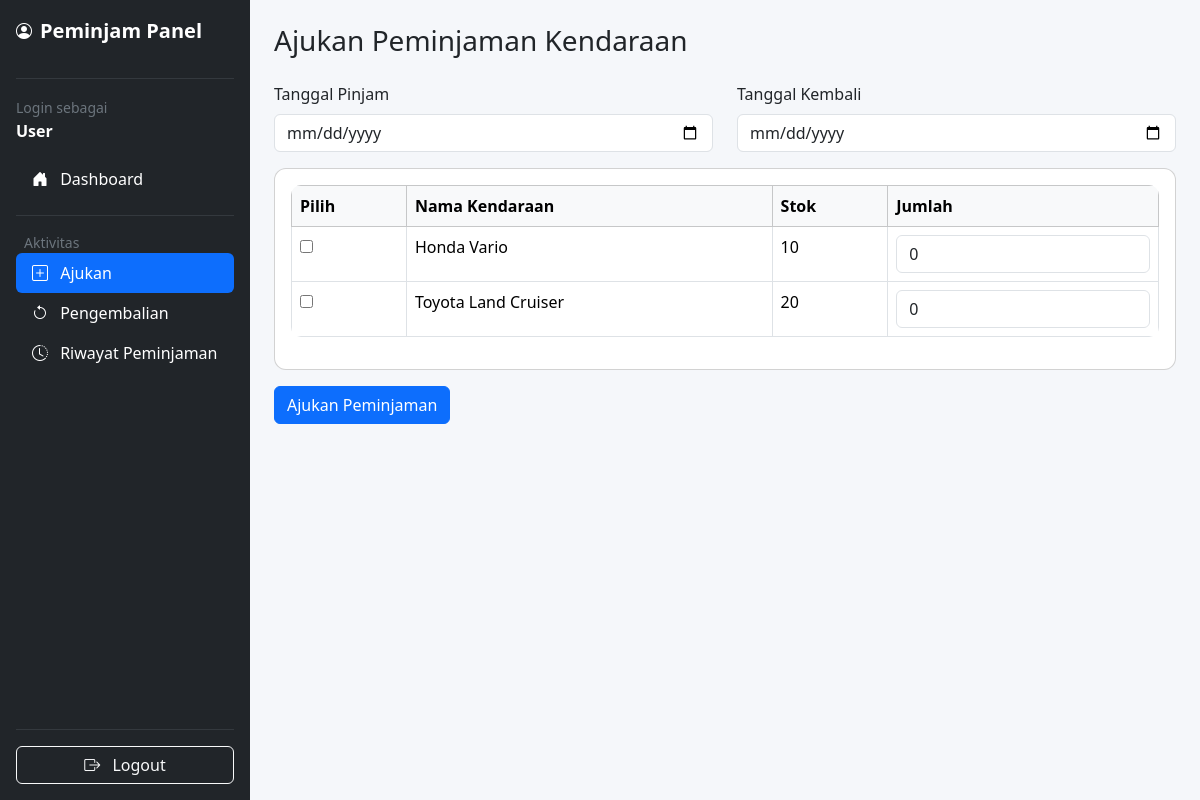
The app's page /peminjam/ajukan.php (signed in), older data.
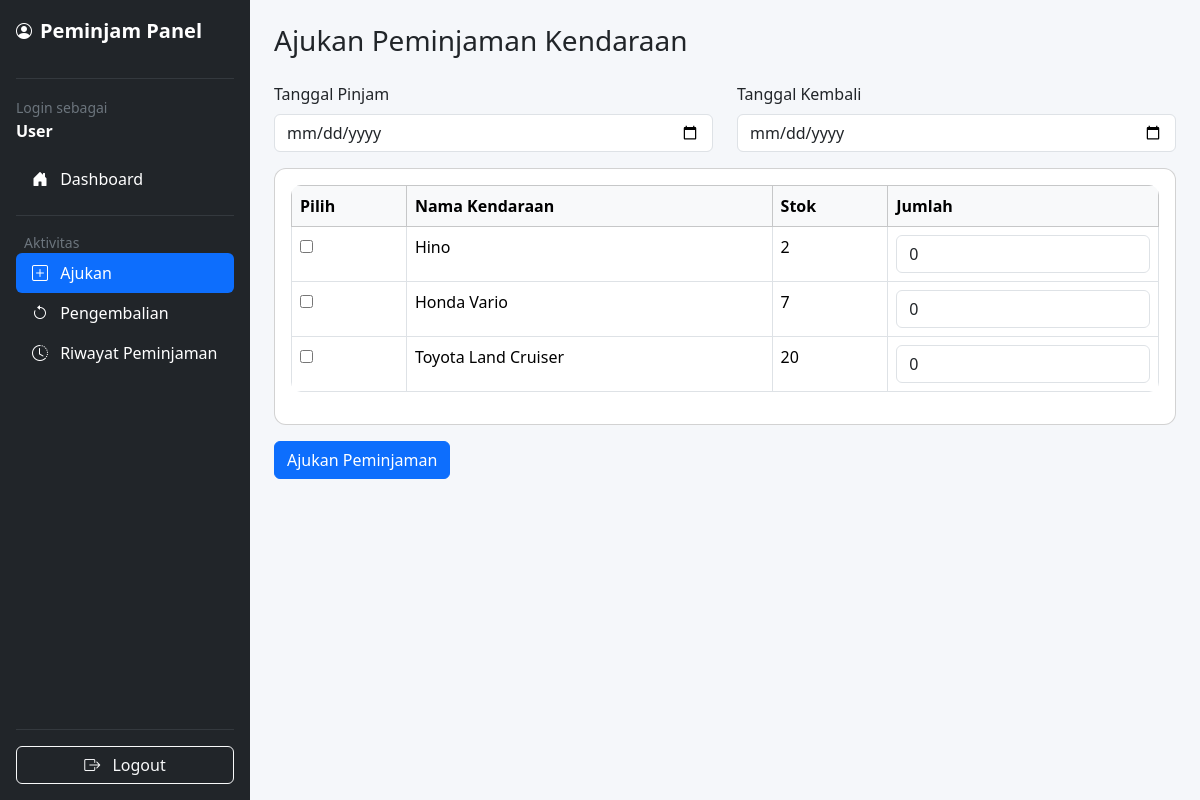
The same page, newer data.
### tables this page shows
CREATE TABLE `kendaraan` (
  `id_kendaraan` int NOT NULL,
  `id_kategori` int NOT NULL,
  `nama_kendaraan` varchar(100) NOT NULL,
  `status` varchar(50) NOT NULL DEFAULT 'tersedia',
  `stok` int DEFAULT '0'
);

### peminjam/ajukan.php (the view, shortened to what this page needs)
<?php
include '../config/database.php';
$id_user = $_SESSION['id_user'] ?? 0;
$cekDenda = mysqli_query($conn, "
    SELECT COUNT(*) as total
    FROM denda dn
    JOIN pengembalian pg ON dn.id_pengembalian = pg.id_pengembalian
    JOIN peminjaman p ON pg.id_peminjaman = p.id_peminjaman
    WHERE p.id_user = $id_user
    AND dn.status = 'belum_dibayar'
");
$dataDenda = mysqli_fetch_assoc($cekDenda);
$punyaDenda = $dataDenda['total'] > 0;
?>
<?php include "../partials/header.php"; ?>
<body>
<div class="d-flex">
    <?php include "../partials/sidebar_peminjam.php"; ?>
    <div class="container-fluid p-4">
        <h3 class="mb-4">Ajukan Peminjaman Kendaraan</h3>
        <?php if (!$punyaDenda): ?>
        <form method="post">
        <div class="row mb-3">
            <div class="col-md-6">
                <label class="form-label">Tanggal Pinjam</label>
                <input type="date" name="tanggal_pinjam" class="form-control" min="<?= date('Y-m-d') ?>" required>
            </div>
            <div class="col-md-6">
                <label class="form-label">Tanggal Kembali</label>
                <input type="date" name="tanggal_kembali" class="form-control" required>
            </div>
        </div>
        <div class="card">
        <div class="card-body">
        <?php
        $q = mysqli_query($conn, "SELECT * FROM kendaraan WHERE stok > 0 ORDER BY nama_kendaraan ASC");
        ?>
        <table class="table table-bordered">
        <thead class="table-light">
        <tr>
            <th>Pilih</th>
            <th>Nama Kendaraan</th>
            <th>Stok</th>
            <th>Jumlah</th>
        </tr>
        </thead>
        <tbody>
        <?php while ($k = mysqli_fetch_assoc($q)): ?>
        <tr>
            <td>
                <input type="checkbox" name="pilih[]" value="<?= $k['id_kendaraan'] ?>">
            </td>
            <td><?= htmlspecialchars($k['nama_kendaraan']) ?></td>
            <td><?= $k['stok'] ?></td>
            <td>
                <input type="number"
                       name="jumlah[<?= $k['id_kendaraan'] ?>]"
                       min="0"
                       max="<?= $k['stok'] ?>"
                       class="form-control"
                       value="0">
            </td>
        </tr>
        <?php endwhile; ?>
        </tbody>
        </table>
        </div>
        </div>
        <button type="submit" name="ajukan" class="btn btn-primary mt-3">
            Ajukan Peminjaman
        </button>
        </form>
        <?php endif; ?>
    </div>
</div>
</body>
</html>

### partials/sidebar_peminjam.php
<?php
$current_page = basename($_SERVER['PHP_SELF']);
$menu = [
    [
        'label' => 'Dashboard',
        'icon' => 'bi-house-door-fill',
        'url' => 'dashboard.php'
    ],
    [
        'divider' => true
    ],
    [
        'section' => 'Aktivitas'
    ],
    [
        'label' => 'Ajukan',
        'icon' => 'bi-plus-square',
        'url' => 'ajukan.php'
    ],
    [
        'label' => 'Pengembalian',
        'icon' => 'bi-arrow-counterclockwise',
        'url' => 'pengembalian.php'
    ],
    [
        'label' => 'Riwayat Peminjaman',
        'icon' => 'bi-clock-history',
        'url' => 'riwayat.php'
    ],
];
?>
<div class="d-flex flex-column flex-shrink-0 p-3 bg-dark text-white" style="width:250px; min-height:100vh;">
    <a href="dashboard.php" class="d-flex align-items-center mb-3 text-white text-decoration-none">
        <i class="bi bi-person-circle me-2"></i>
        <span class="fs-5 fw-bold">Peminjam Panel</span>
    </a>
    <hr class="text-secondary">
    <div class="mb-3">
        <small class="text-secondary">Login sebagai</small><br>
        <strong><?= htmlspecialchars($_SESSION['username'] ?? 'User') ?></strong>
    </div>
    <ul class="nav nav-pills flex-column mb-auto">
        <?php foreach ($menu as $item): ?>
            <?php if (isset($item['divider'])): ?>
                <hr class="text-secondary">
            <?php elseif (isset($item['section'])): ?>
                <small class="text-secondary px-2"><?= $item['section'] ?></small>
            <?php else: ?>
                <?php
                $active = ($current_page === $item['url'])
                    ? 'active bg-primary text-white'
                    : 'text-white';
                ?>
                <li>
                    <a href="<?= $item['url'] ?>" class="nav-link <?= $active ?>">
                        <i class="bi <?= $item['icon'] ?> me-2"></i>
                        <?= $item['label'] ?>
                    </a>
                </li>
            <?php endif; ?>
        <?php endforeach; ?>
    </ul>
    <hr class="text-secondary">
    <a href="../auth/logout.php" class="btn btn-outline-light w-100">
        <i class="bi bi-box-arrow-right me-2"></i> Logout
    </a>
</div>
<link rel="stylesheet" href="https://cdn.jsdelivr.net/npm/bootstrap-icons@1.11.1/font/bootstrap-icons.css">

Row changes from the older to the newer data that the page shows:
added kendaraan: nama_kendaraan "Hino", stok "2"
changed kendaraan "Honda Vario": stok "10" → "7"
